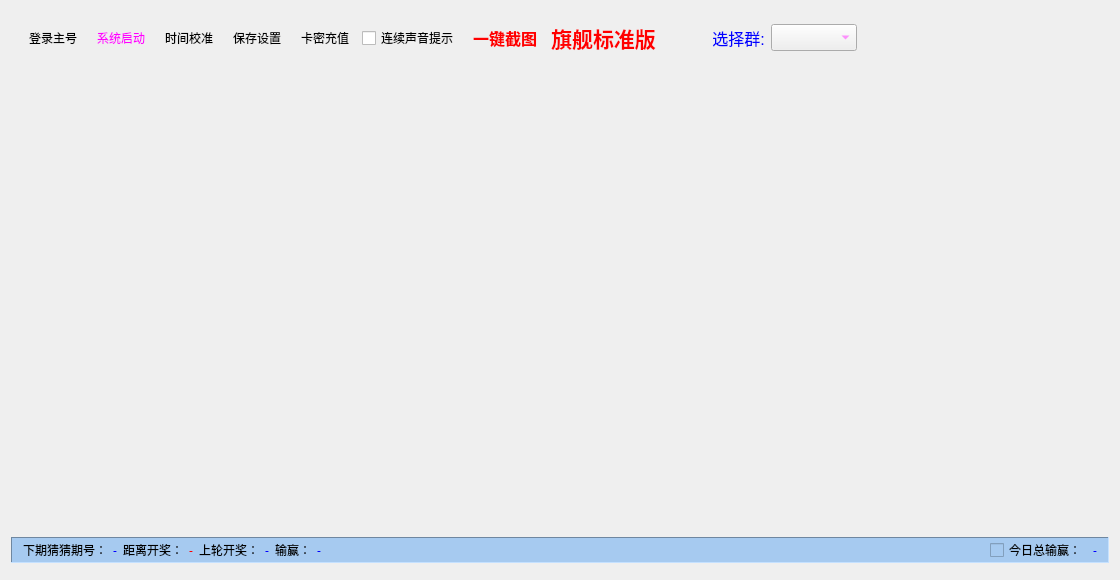
<?xml version="1.0" encoding="UTF-8"?>
<ui version="4.0">
 <class>BetWidget</class>
 <widget class="QWidget" name="BetWidget">
  <property name="geometry">
   <rect>
    <x>0</x>
    <y>0</y>
    <width>1120</width>
    <height>580</height>
   </rect>
  </property>
  <property name="windowTitle">
   <string>BetWidget</string>
  </property>
  <layout class="QVBoxLayout" name="verticalLayout">
   <item>
    <widget class="QWidget" name="widget" native="true">
     <property name="sizePolicy">
      <sizepolicy hsizetype="Preferred" vsizetype="Fixed">
       <horstretch>0</horstretch>
       <verstretch>0</verstretch>
      </sizepolicy>
     </property>
     <layout class="QHBoxLayout" name="horizontalLayout">
      <item>
       <widget class="QToolButton" name="tbtnLogin">
        <property name="font">
         <font>
          <family>微软雅黑</family>
         </font>
        </property>
        <property name="text">
         <string>登录主号</string>
        </property>
        <property name="toolButtonStyle">
         <enum>Qt::ToolButtonTextUnderIcon</enum>
        </property>
        <property name="autoRaise">
         <bool>true</bool>
        </property>
       </widget>
      </item>
      <item>
       <widget class="QToolButton" name="tbtnSysStart">
        <property name="font">
         <font>
          <family>微软雅黑</family>
         </font>
        </property>
        <property name="styleSheet">
         <string notr="true">color: rgb(255, 0, 255);</string>
        </property>
        <property name="text">
         <string>系统启动</string>
        </property>
        <property name="toolButtonStyle">
         <enum>Qt::ToolButtonTextUnderIcon</enum>
        </property>
        <property name="autoRaise">
         <bool>true</bool>
        </property>
       </widget>
      </item>
      <item>
       <widget class="QToolButton" name="tbtnTimeAdjust">
        <property name="font">
         <font>
          <family>微软雅黑</family>
         </font>
        </property>
        <property name="text">
         <string>时间校准</string>
        </property>
        <property name="toolButtonStyle">
         <enum>Qt::ToolButtonTextUnderIcon</enum>
        </property>
        <property name="autoRaise">
         <bool>true</bool>
        </property>
       </widget>
      </item>
      <item>
       <widget class="QToolButton" name="tbtnSaveSettings">
        <property name="font">
         <font>
          <family>微软雅黑</family>
         </font>
        </property>
        <property name="text">
         <string>保存设置</string>
        </property>
        <property name="toolButtonStyle">
         <enum>Qt::ToolButtonTextUnderIcon</enum>
        </property>
        <property name="autoRaise">
         <bool>true</bool>
        </property>
       </widget>
      </item>
      <item>
       <widget class="QToolButton" name="tbtnCardRecharge">
        <property name="font">
         <font>
          <family>微软雅黑</family>
         </font>
        </property>
        <property name="text">
         <string>卡密充值</string>
        </property>
        <property name="toolButtonStyle">
         <enum>Qt::ToolButtonTextUnderIcon</enum>
        </property>
        <property name="autoRaise">
         <bool>true</bool>
        </property>
       </widget>
      </item>
      <item>
       <widget class="QCheckBox" name="cbContinousVoice">
        <property name="font">
         <font>
          <family>微软雅黑</family>
         </font>
        </property>
        <property name="text">
         <string>连续声音提示</string>
        </property>
        <property name="tristate">
         <bool>false</bool>
        </property>
       </widget>
      </item>
      <item>
       <widget class="QToolButton" name="tbtnAKeyScreenshot">
        <property name="font">
         <font>
          <family>微软雅黑</family>
          <pointsize>12</pointsize>
          <weight>75</weight>
          <bold>true</bold>
         </font>
        </property>
        <property name="styleSheet">
         <string notr="true">color: rgb(255, 0, 0);</string>
        </property>
        <property name="text">
         <string>一键截图</string>
        </property>
        <property name="toolButtonStyle">
         <enum>Qt::ToolButtonTextUnderIcon</enum>
        </property>
        <property name="autoRaise">
         <bool>true</bool>
        </property>
       </widget>
      </item>
      <item>
       <widget class="QLabel" name="label">
        <property name="font">
         <font>
          <family>微软雅黑</family>
          <pointsize>16</pointsize>
          <weight>75</weight>
          <bold>true</bold>
         </font>
        </property>
        <property name="styleSheet">
         <string notr="true">color: rgb(255,0,0)</string>
        </property>
        <property name="text">
         <string>旗舰标准版</string>
        </property>
        <property name="alignment">
         <set>Qt::AlignCenter</set>
        </property>
       </widget>
      </item>
      <item>
       <spacer name="horizontalSpacer_3">
        <property name="orientation">
         <enum>Qt::Horizontal</enum>
        </property>
        <property name="sizeType">
         <enum>QSizePolicy::Fixed</enum>
        </property>
        <property name="sizeHint" stdset="0">
         <size>
          <width>50</width>
          <height>20</height>
         </size>
        </property>
       </spacer>
      </item>
      <item>
       <widget class="QLabel" name="label_3">
        <property name="font">
         <font>
          <pointsize>12</pointsize>
         </font>
        </property>
        <property name="styleSheet">
         <string notr="true">color: rgb(0, 0, 255);</string>
        </property>
        <property name="text">
         <string>选择群:</string>
        </property>
        <property name="alignment">
         <set>Qt::AlignCenter</set>
        </property>
       </widget>
      </item>
      <item>
       <widget class="QComboBox" name="cmbSelGrp">
        <property name="sizePolicy">
         <sizepolicy hsizetype="Preferred" vsizetype="Fixed">
          <horstretch>0</horstretch>
          <verstretch>0</verstretch>
         </sizepolicy>
        </property>
        <property name="font">
         <font>
          <pointsize>12</pointsize>
         </font>
        </property>
        <property name="styleSheet">
         <string notr="true">color: rgb(255, 85, 255);</string>
        </property>
        <property name="editable">
         <bool>false</bool>
        </property>
       </widget>
      </item>
      <item>
       <spacer name="horizontalSpacer">
        <property name="orientation">
         <enum>Qt::Horizontal</enum>
        </property>
        <property name="sizeHint" stdset="0">
         <size>
          <width>240</width>
          <height>20</height>
         </size>
        </property>
       </spacer>
      </item>
     </layout>
    </widget>
   </item>
   <item>
    <widget class="BridgeWidget" name="bridgeWidget" native="true">
     <layout class="QHBoxLayout" name="horizontalLayout_8"/>
    </widget>
   </item>
   <item>
    <widget class="QFrame" name="infoWidget">
     <property name="sizePolicy">
      <sizepolicy hsizetype="Preferred" vsizetype="Fixed">
       <horstretch>0</horstretch>
       <verstretch>0</verstretch>
      </sizepolicy>
     </property>
     <property name="autoFillBackground">
      <bool>false</bool>
     </property>
     <property name="styleSheet">
      <string notr="true">background-color: rgb(166, 202, 240);</string>
     </property>
     <property name="frameShape">
      <enum>QFrame::Panel</enum>
     </property>
     <property name="frameShadow">
      <enum>QFrame::Sunken</enum>
     </property>
     <layout class="QHBoxLayout" name="horizontalLayout_7">
      <property name="spacing">
       <number>6</number>
      </property>
      <property name="topMargin">
       <number>0</number>
      </property>
      <property name="bottomMargin">
       <number>0</number>
      </property>
      <item>
       <layout class="QHBoxLayout" name="horizontalLayout_2">
        <item>
         <widget class="QLabel" name="label_2">
          <property name="font">
           <font>
            <family>微软雅黑</family>
           </font>
          </property>
          <property name="text">
           <string>下期猜猜期号：</string>
          </property>
         </widget>
        </item>
        <item>
         <widget class="QLabel" name="lblNo">
          <property name="font">
           <font>
            <family>微软雅黑</family>
            <weight>50</weight>
            <bold>false</bold>
           </font>
          </property>
          <property name="styleSheet">
           <string notr="true">color: rgb(0, 0, 255);</string>
          </property>
          <property name="text">
           <string>-</string>
          </property>
          <property name="alignment">
           <set>Qt::AlignCenter</set>
          </property>
         </widget>
        </item>
       </layout>
      </item>
      <item>
       <layout class="QHBoxLayout" name="horizontalLayout_3">
        <item>
         <widget class="QLabel" name="label_4">
          <property name="font">
           <font>
            <family>微软雅黑</family>
           </font>
          </property>
          <property name="text">
           <string>距离开奖：</string>
          </property>
         </widget>
        </item>
        <item>
         <widget class="QLabel" name="lblWaitInfo">
          <property name="font">
           <font>
            <family>微软雅黑</family>
            <weight>50</weight>
            <bold>false</bold>
           </font>
          </property>
          <property name="styleSheet">
           <string notr="true">color: rgb(255, 0, 0);</string>
          </property>
          <property name="text">
           <string>-</string>
          </property>
          <property name="alignment">
           <set>Qt::AlignCenter</set>
          </property>
         </widget>
        </item>
       </layout>
      </item>
      <item>
       <layout class="QHBoxLayout" name="horizontalLayout_4">
        <item>
         <widget class="QLabel" name="label_6">
          <property name="font">
           <font>
            <family>微软雅黑</family>
           </font>
          </property>
          <property name="text">
           <string>上轮开奖：</string>
          </property>
         </widget>
        </item>
        <item>
         <widget class="QLabel" name="lblLastInfo">
          <property name="font">
           <font>
            <family>微软雅黑</family>
            <weight>50</weight>
            <bold>false</bold>
           </font>
          </property>
          <property name="styleSheet">
           <string notr="true">color: rgb(0, 0, 255);</string>
          </property>
          <property name="text">
           <string>-</string>
          </property>
          <property name="alignment">
           <set>Qt::AlignCenter</set>
          </property>
         </widget>
        </item>
       </layout>
      </item>
      <item>
       <layout class="QHBoxLayout" name="horizontalLayout_5">
        <item>
         <widget class="QLabel" name="label_8">
          <property name="font">
           <font>
            <family>微软雅黑</family>
           </font>
          </property>
          <property name="text">
           <string>输赢：</string>
          </property>
         </widget>
        </item>
        <item>
         <widget class="QLabel" name="lblResult">
          <property name="font">
           <font>
            <family>微软雅黑</family>
            <weight>50</weight>
            <bold>false</bold>
           </font>
          </property>
          <property name="styleSheet">
           <string notr="true">color: rgb(0, 0, 255);</string>
          </property>
          <property name="text">
           <string>-</string>
          </property>
          <property name="alignment">
           <set>Qt::AlignCenter</set>
          </property>
         </widget>
        </item>
       </layout>
      </item>
      <item>
       <spacer name="horizontalSpacer_2">
        <property name="orientation">
         <enum>Qt::Horizontal</enum>
        </property>
        <property name="sizeHint" stdset="0">
         <size>
          <width>255</width>
          <height>20</height>
         </size>
        </property>
       </spacer>
      </item>
      <item>
       <layout class="QHBoxLayout" name="horizontalLayout_6">
        <item>
         <widget class="QCheckBox" name="cbTotal">
          <property name="font">
           <font>
            <family>微软雅黑</family>
           </font>
          </property>
          <property name="text">
           <string>今日总输赢：</string>
          </property>
         </widget>
        </item>
        <item>
         <widget class="QLabel" name="lblTotal">
          <property name="font">
           <font>
            <family>微软雅黑</family>
            <weight>50</weight>
            <bold>false</bold>
           </font>
          </property>
          <property name="styleSheet">
           <string notr="true">color: rgb(0, 0, 255);</string>
          </property>
          <property name="text">
           <string>-</string>
          </property>
          <property name="alignment">
           <set>Qt::AlignCenter</set>
          </property>
         </widget>
        </item>
       </layout>
      </item>
     </layout>
    </widget>
   </item>
   <item>
    <widget class="StatusWidget" name="statusWidget" native="true">
     <property name="sizePolicy">
      <sizepolicy hsizetype="Preferred" vsizetype="Fixed">
       <horstretch>0</horstretch>
       <verstretch>0</verstretch>
      </sizepolicy>
     </property>
     <layout class="QHBoxLayout" name="horizontalLayout_9">
      <property name="leftMargin">
       <number>0</number>
      </property>
      <property name="topMargin">
       <number>0</number>
      </property>
      <property name="rightMargin">
       <number>0</number>
      </property>
      <property name="bottomMargin">
       <number>0</number>
      </property>
     </layout>
    </widget>
   </item>
  </layout>
 </widget>
 <layoutdefault spacing="6" margin="11"/>
 <customwidgets>
  <customwidget>
   <class>BridgeWidget</class>
   <extends>QWidget</extends>
   <header>bridgewidget.h</header>
   <container>1</container>
  </customwidget>
  <customwidget>
   <class>StatusWidget</class>
   <extends>QWidget</extends>
   <header>statuswidget.h</header>
   <container>1</container>
  </customwidget>
 </customwidgets>
 <resources/>
 <connections/>
</ui>
